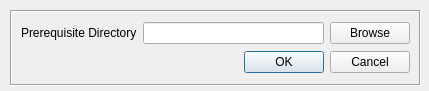
<?xml version="1.0" encoding="UTF-8"?>
<ui version="4.0">
 <class>PrerequisiteDirectory</class>
 <widget class="QWidget" name="PrerequisiteDirectory">
  <property name="geometry">
   <rect>
    <x>0</x>
    <y>0</y>
    <width>429</width>
    <height>91</height>
   </rect>
  </property>
  <property name="windowTitle">
   <string>Prerequisite Directory</string>
  </property>
  <widget class="QFrame" name="frame">
   <property name="geometry">
    <rect>
     <x>10</x>
     <y>10</y>
     <width>411</width>
     <height>76</height>
    </rect>
   </property>
   <property name="toolTip">
    <string/>
   </property>
   <property name="statusTip">
    <string/>
   </property>
   <property name="autoFillBackground">
    <bool>true</bool>
   </property>
   <property name="frameShape">
    <enum>QFrame::Box</enum>
   </property>
   <property name="frameShadow">
    <enum>QFrame::Sunken</enum>
   </property>
   <layout class="QGridLayout" name="gridLayout_2">
    <item row="0" column="0">
     <layout class="QGridLayout" name="gridLayout">
      <item row="0" column="0">
       <widget class="QLabel" name="label_14">
        <property name="text">
         <string>Prerequisite Directory</string>
        </property>
       </widget>
      </item>
      <item row="0" column="1">
       <widget class="QLineEdit" name="lineEdit_2">
        <property name="enabled">
         <bool>true</bool>
        </property>
        <property name="text">
         <string/>
        </property>
        <property name="readOnly">
         <bool>true</bool>
        </property>
        <property name="placeholderText">
         <string/>
        </property>
       </widget>
      </item>
      <item row="0" column="2">
       <widget class="QPushButton" name="pushButton_2">
        <property name="mouseTracking">
         <bool>true</bool>
        </property>
        <property name="whatsThis">
         <string/>
        </property>
        <property name="text">
         <string>Browse</string>
        </property>
       </widget>
      </item>
     </layout>
    </item>
    <item row="1" column="0">
     <widget class="QDialogButtonBox" name="buttonBox">
      <property name="standardButtons">
       <set>QDialogButtonBox::Cancel|QDialogButtonBox::Ok</set>
      </property>
     </widget>
    </item>
   </layout>
  </widget>
 </widget>
 <resources/>
 <connections/>
</ui>
